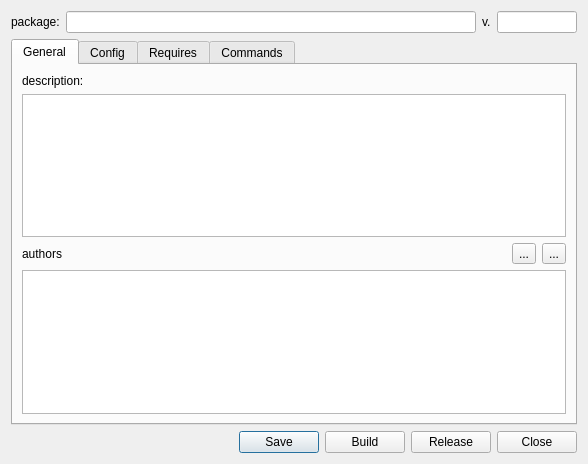
<?xml version="1.0" encoding="UTF-8"?>
<ui version="4.0">
 <class>YamlDialog</class>
 <widget class="QDialog" name="YamlDialog">
  <property name="geometry">
   <rect>
    <x>0</x>
    <y>0</y>
    <width>588</width>
    <height>464</height>
   </rect>
  </property>
  <property name="windowTitle">
   <string>Yaml Launcher Dialog</string>
  </property>
  <layout class="QVBoxLayout" name="verticalLayout_2">
   <item>
    <layout class="QHBoxLayout" name="horizontalLayout_4">
     <item>
      <widget class="QLabel" name="label">
       <property name="text">
        <string>package:</string>
       </property>
      </widget>
     </item>
     <item>
      <widget class="QLineEdit" name="uiPackageTXT"/>
     </item>
     <item>
      <widget class="QLabel" name="label_2">
       <property name="text">
        <string>v.</string>
       </property>
      </widget>
     </item>
     <item>
      <widget class="QLineEdit" name="uiVersionTXT">
       <property name="maximumSize">
        <size>
         <width>80</width>
         <height>16777215</height>
        </size>
       </property>
      </widget>
     </item>
    </layout>
   </item>
   <item>
    <widget class="QTabWidget" name="uiMainTAB">
     <property name="currentIndex">
      <number>0</number>
     </property>
     <widget class="QWidget" name="tab">
      <attribute name="title">
       <string>General</string>
      </attribute>
      <layout class="QVBoxLayout" name="verticalLayout">
       <item>
        <widget class="QLabel" name="label_5">
         <property name="text">
          <string>description:</string>
         </property>
        </widget>
       </item>
       <item>
        <widget class="QTextEdit" name="uiDescriptionTXT"/>
       </item>
       <item>
        <layout class="QHBoxLayout" name="horizontalLayout">
         <item>
          <widget class="QLabel" name="label_6">
           <property name="text">
            <string>authors</string>
           </property>
          </widget>
         </item>
         <item>
          <widget class="QToolButton" name="uiAddAuthorBTN">
           <property name="text">
            <string>...</string>
           </property>
          </widget>
         </item>
         <item>
          <widget class="QToolButton" name="uiRemoveAuthorBTN">
           <property name="text">
            <string>...</string>
           </property>
          </widget>
         </item>
        </layout>
       </item>
       <item>
        <widget class="QListWidget" name="uiAuthorsLIST">
         <property name="alternatingRowColors">
          <bool>true</bool>
         </property>
        </widget>
       </item>
      </layout>
     </widget>
     <widget class="QWidget" name="tab_2">
      <attribute name="title">
       <string>Config</string>
      </attribute>
      <layout class="QFormLayout" name="formLayout">
       <item row="0" column="0">
        <widget class="QLabel" name="label_3">
         <property name="text">
          <string>config:</string>
         </property>
        </widget>
       </item>
       <item row="0" column="1">
        <widget class="QLineEdit" name="uiConfigVersionTXT"/>
       </item>
       <item row="1" column="0">
        <widget class="QLabel" name="label_4">
         <property name="text">
          <string>uuid:</string>
         </property>
        </widget>
       </item>
       <item row="1" column="1">
        <widget class="QLineEdit" name="uiUidTXT">
         <property name="text">
          <string/>
         </property>
        </widget>
       </item>
      </layout>
     </widget>
     <widget class="QWidget" name="tab_3">
      <attribute name="title">
       <string>Requires</string>
      </attribute>
      <layout class="QGridLayout" name="gridLayout">
       <item row="0" column="0">
        <layout class="QHBoxLayout" name="horizontalLayout_2">
         <item>
          <spacer name="horizontalSpacer">
           <property name="orientation">
            <enum>Qt::Horizontal</enum>
           </property>
           <property name="sizeHint" stdset="0">
            <size>
             <width>40</width>
             <height>20</height>
            </size>
           </property>
          </spacer>
         </item>
         <item>
          <widget class="QToolButton" name="uiAddRequireBTN">
           <property name="text">
            <string>...</string>
           </property>
          </widget>
         </item>
         <item>
          <widget class="QToolButton" name="uiRemoveRequireBTN">
           <property name="text">
            <string>...</string>
           </property>
          </widget>
         </item>
        </layout>
       </item>
       <item row="1" column="0">
        <widget class="QListWidget" name="uiRequiresLIST">
         <property name="alternatingRowColors">
          <bool>true</bool>
         </property>
        </widget>
       </item>
      </layout>
     </widget>
     <widget class="QWidget" name="tab_4">
      <attribute name="title">
       <string>Commands</string>
      </attribute>
      <layout class="QGridLayout" name="gridLayout_2">
       <item row="0" column="0">
        <layout class="QHBoxLayout" name="horizontalLayout_3">
         <item>
          <spacer name="horizontalSpacer_2">
           <property name="orientation">
            <enum>Qt::Horizontal</enum>
           </property>
           <property name="sizeHint" stdset="0">
            <size>
             <width>40</width>
             <height>20</height>
            </size>
           </property>
          </spacer>
         </item>
         <item>
          <widget class="QToolButton" name="uiAddCommandBTN">
           <property name="text">
            <string>...</string>
           </property>
          </widget>
         </item>
         <item>
          <widget class="QToolButton" name="uiRemoveCommandBTN">
           <property name="text">
            <string>...</string>
           </property>
          </widget>
         </item>
        </layout>
       </item>
       <item row="1" column="0">
        <widget class="QListWidget" name="uiCommandsLIST">
         <property name="alternatingRowColors">
          <bool>true</bool>
         </property>
        </widget>
       </item>
      </layout>
     </widget>
    </widget>
   </item>
   <item>
    <layout class="QHBoxLayout" name="horizontalLayout_5">
     <item>
      <spacer name="horizontalSpacer_4">
       <property name="orientation">
        <enum>Qt::Horizontal</enum>
       </property>
       <property name="sizeHint" stdset="0">
        <size>
         <width>40</width>
         <height>20</height>
        </size>
       </property>
      </spacer>
     </item>
     <item>
      <widget class="QPushButton" name="uiSaveBTN">
       <property name="toolTip">
        <string>Save changes to YAML file</string>
       </property>
       <property name="text">
        <string>Save</string>
       </property>
      </widget>
     </item>
     <item>
      <widget class="QPushButton" name="uiBuildBTN">
       <property name="toolTip">
        <string>Save changes and create a Local build</string>
       </property>
       <property name="text">
        <string>Build</string>
       </property>
      </widget>
     </item>
     <item>
      <widget class="QPushButton" name="uiReleaseBTN">
       <property name="toolTip">
        <string>Save changes and create a Release</string>
       </property>
       <property name="text">
        <string>Release</string>
       </property>
      </widget>
     </item>
     <item>
      <widget class="QPushButton" name="uiCancelBTN">
       <property name="text">
        <string>Close</string>
       </property>
      </widget>
     </item>
    </layout>
   </item>
  </layout>
 </widget>
 <resources/>
 <connections/>
</ui>
